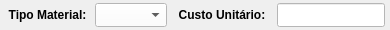
        <widget class="QWidget" name="widget_36" native="true">
         <property name="minimumSize">
          <size>
           <width>0</width>
           <height>30</height>
          </size>
         </property>
         <property name="maximumSize">
          <size>
           <width>16777215</width>
           <height>30</height>
          </size>
         </property>
         <property name="styleSheet">
          <string notr="true"/>
         </property>
         <layout class="QHBoxLayout" name="horizontalLayout_29">
          <property name="spacing">
           <number>5</number>
          </property>
          <property name="leftMargin">
           <number>5</number>
          </property>
          <property name="topMargin">
           <number>3</number>
          </property>
          <property name="rightMargin">
           <number>5</number>
          </property>
          <property name="bottomMargin">
           <number>3</number>
          </property>
          <item>
           <widget class="QLabel" name="label_78">
            <property name="minimumSize">
             <size>
              <width>85</width>
              <height>0</height>
             </size>
            </property>
            <property name="maximumSize">
             <size>
              <width>85</width>
              <height>16777215</height>
             </size>
            </property>
            <property name="font">
             <font>
              <pointsize>9</pointsize>
              <weight>75</weight>
              <bold>true</bold>
             </font>
            </property>
            <property name="text">
             <string>Tipo Material:</string>
            </property>
            <property name="alignment">
             <set>Qt::AlignCenter</set>
            </property>
           </widget>
          </item>
          <item>
           <widget class="QComboBox" name="combo_Tipo">
            <property name="sizePolicy">
             <sizepolicy hsizetype="Preferred" vsizetype="Preferred">
              <horstretch>0</horstretch>
              <verstretch>0</verstretch>
             </sizepolicy>
            </property>
            <property name="minimumSize">
             <size>
              <width>0</width>
              <height>0</height>
             </size>
            </property>
            <property name="maximumSize">
             <size>
              <width>16777215</width>
              <height>16777215</height>
             </size>
            </property>
            <property name="font">
             <font>
              <pointsize>9</pointsize>
             </font>
            </property>
            <property name="styleSheet">
             <string notr="true">background-color: rgb(255, 255, 255);
text-align: center;</string>
            </property>
           </widget>
          </item>
          <item>
           <widget class="QLabel" name="label_75">
            <property name="minimumSize">
             <size>
              <width>100</width>
              <height>0</height>
             </size>
            </property>
            <property name="maximumSize">
             <size>
              <width>100</width>
              <height>16777215</height>
             </size>
            </property>
            <property name="font">
             <font>
              <pointsize>9</pointsize>
              <weight>75</weight>
              <bold>true</bold>
             </font>
            </property>
            <property name="text">
             <string>Custo Unitário:</string>
            </property>
            <property name="alignment">
             <set>Qt::AlignCenter</set>
            </property>
           </widget>
          </item>
          <item>
           <widget class="QLineEdit" name="line_Custo_Unit">
            <property name="sizePolicy">
             <sizepolicy hsizetype="Preferred" vsizetype="Preferred">
              <horstretch>0</horstretch>
              <verstretch>0</verstretch>
             </sizepolicy>
            </property>
            <property name="minimumSize">
             <size>
              <width>0</width>
              <height>0</height>
             </size>
            </property>
            <property name="maximumSize">
             <size>
              <width>16777215</width>
              <height>16777215</height>
             </size>
            </property>
            <property name="font">
             <font>
              <pointsize>9</pointsize>
             </font>
            </property>
            <property name="styleSheet">
             <string notr="true">background-color: rgb(255, 255, 255);</string>
            </property>
            <property name="text">
             <string/>
            </property>
            <property name="maxLength">
             <number>30</number>
            </property>
            <property name="alignment">
             <set>Qt::AlignCenter</set>
            </property>
           </widget>
          </item>
         </layout>
        </widget>
